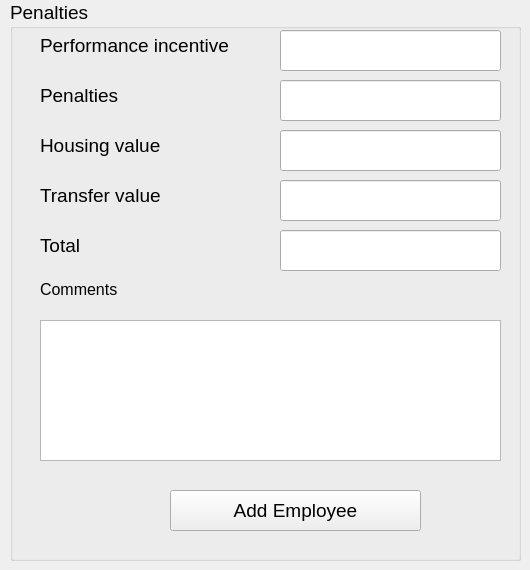
                  <widget class="QWidget" name="tab_45">
                   <attribute name="title">
                    <string>Penalties</string>
                   </attribute>
                   <widget class="QGroupBox" name="groupBox_62">
                    <property name="geometry">
                     <rect>
                      <x>10</x>
                      <y>0</y>
                      <width>511</width>
                      <height>561</height>
                     </rect>
                    </property>
                    <property name="font">
                     <font>
                      <family>Segoe UI</family>
                      <pointsize>14</pointsize>
                     </font>
                    </property>
                    <property name="title">
                     <string>Penalties</string>
                    </property>
                    <widget class="QLineEdit" name="lineEdit_207">
                     <property name="geometry">
                      <rect>
                       <x>270</x>
                       <y>230</y>
                       <width>221</width>
                       <height>41</height>
                      </rect>
                     </property>
                    </widget>
                    <widget class="QLineEdit" name="lineEdit_206">
                     <property name="geometry">
                      <rect>
                       <x>270</x>
                       <y>80</y>
                       <width>221</width>
                       <height>41</height>
                      </rect>
                     </property>
                    </widget>
                    <widget class="QLabel" name="label_257">
                     <property name="geometry">
                      <rect>
                       <x>30</x>
                       <y>230</y>
                       <width>181</width>
                       <height>31</height>
                      </rect>
                     </property>
                     <property name="font">
                      <font>
                       <family>Segoe UI</family>
                       <pointsize>14</pointsize>
                      </font>
                     </property>
                     <property name="text">
                      <string>Total</string>
                     </property>
                    </widget>
                    <widget class="QLabel" name="label_260">
                     <property name="geometry">
                      <rect>
                       <x>30</x>
                       <y>130</y>
                       <width>181</width>
                       <height>31</height>
                      </rect>
                     </property>
                     <property name="font">
                      <font>
                       <family>Segoe UI</family>
                       <pointsize>14</pointsize>
                      </font>
                     </property>
                     <property name="text">
                      <string>Housing value</string>
                     </property>
                    </widget>
                    <widget class="QLineEdit" name="lineEdit_210">
                     <property name="geometry">
                      <rect>
                       <x>270</x>
                       <y>180</y>
                       <width>221</width>
                       <height>41</height>
                      </rect>
                     </property>
                    </widget>
                    <widget class="QLabel" name="label_262">
                     <property name="geometry">
                      <rect>
                       <x>30</x>
                       <y>280</y>
                       <width>549</width>
                       <height>19</height>
                      </rect>
                     </property>
                     <property name="font">
                      <font>
                       <pointsize>12</pointsize>
                      </font>
                     </property>
                     <property name="text">
                      <string>Comments</string>
                     </property>
                    </widget>
                    <widget class="QPushButton" name="pushButton_32">
                     <property name="enabled">
                      <bool>true</bool>
                     </property>
                     <property name="geometry">
                      <rect>
                       <x>160</x>
                       <y>490</y>
                       <width>251</width>
                       <height>41</height>
                      </rect>
                     </property>
                     <property name="text">
                      <string>Add Employee</string>
                     </property>
                    </widget>
                    <widget class="QLineEdit" name="lineEdit_208">
                     <property name="geometry">
                      <rect>
                       <x>270</x>
                       <y>30</y>
                       <width>221</width>
                       <height>41</height>
                      </rect>
                     </property>
                    </widget>
                    <widget class="QLineEdit" name="lineEdit_209">
                     <property name="geometry">
                      <rect>
                       <x>270</x>
                       <y>130</y>
                       <width>221</width>
                       <height>41</height>
                      </rect>
                     </property>
                    </widget>
                    <widget class="QLabel" name="label_259">
                     <property name="geometry">
                      <rect>
                       <x>30</x>
                       <y>80</y>
                       <width>181</width>
                       <height>31</height>
                      </rect>
                     </property>
                     <property name="font">
                      <font>
                       <family>Segoe UI</family>
                       <pointsize>14</pointsize>
                      </font>
                     </property>
                     <property name="text">
                      <string>Penalties</string>
                     </property>
                    </widget>
                    <widget class="QLabel" name="label_258">
                     <property name="geometry">
                      <rect>
                       <x>30</x>
                       <y>30</y>
                       <width>211</width>
                       <height>31</height>
                      </rect>
                     </property>
                     <property name="font">
                      <font>
                       <family>Segoe UI</family>
                       <pointsize>14</pointsize>
                      </font>
                     </property>
                     <property name="text">
                      <string>Performance incentive</string>
                     </property>
                    </widget>
                    <widget class="QTextEdit" name="textEdit_6">
                     <property name="geometry">
                      <rect>
                       <x>30</x>
                       <y>320</y>
                       <width>461</width>
                       <height>141</height>
                      </rect>
                     </property>
                     <property name="font">
                      <font>
                       <pointsize>12</pointsize>
                      </font>
                     </property>
                    </widget>
                    <widget class="QLabel" name="label_261">
                     <property name="geometry">
                      <rect>
                       <x>30</x>
                       <y>180</y>
                       <width>181</width>
                       <height>31</height>
                      </rect>
                     </property>
                     <property name="font">
                      <font>
                       <family>Segoe UI</family>
                       <pointsize>14</pointsize>
                      </font>
                     </property>
                     <property name="text">
                      <string>Transfer value</string>
                     </property>
                    </widget>
                   </widget>
                  </widget>
